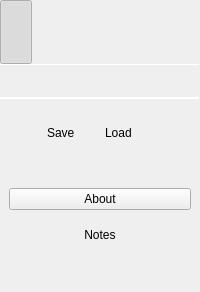
     <widget class="scopy::gui::MenuAnim" name="menuAnimMenu" native="true">
      <property name="sizePolicy">
       <sizepolicy hsizetype="Fixed" vsizetype="Preferred">
        <horstretch>0</horstretch>
        <verstretch>0</verstretch>
       </sizepolicy>
      </property>
      <property name="minimumSize">
       <size>
        <width>64</width>
        <height>0</height>
       </size>
      </property>
      <property name="styleSheet">
       <string notr="true"/>
      </property>
      <layout class="QVBoxLayout" name="verticalLayout">
       <property name="spacing">
        <number>0</number>
       </property>
       <property name="leftMargin">
        <number>0</number>
       </property>
       <property name="topMargin">
        <number>0</number>
       </property>
       <property name="rightMargin">
        <number>0</number>
       </property>
       <item>
        <widget class="QWidget" name="menuControl" native="true">
         <property name="sizePolicy">
          <sizepolicy hsizetype="Preferred" vsizetype="Fixed">
           <horstretch>0</horstretch>
           <verstretch>0</verstretch>
          </sizepolicy>
         </property>
         <property name="autoFillBackground">
          <bool>false</bool>
         </property>
         <property name="tool_launcher_custom_widget" stdset="0">
          <bool>true</bool>
         </property>
         <layout class="QHBoxLayout" name="horizontalLayout_8">
          <property name="spacing">
           <number>15</number>
          </property>
          <property name="leftMargin">
           <number>0</number>
          </property>
          <property name="topMargin">
           <number>0</number>
          </property>
          <property name="rightMargin">
           <number>0</number>
          </property>
          <property name="bottomMargin">
           <number>0</number>
          </property>
          <item>
           <widget class="QPushButton" name="btnMenu">
            <property name="minimumSize">
             <size>
              <width>32</width>
              <height>64</height>
             </size>
            </property>
            <property name="maximumSize">
             <size>
              <width>32</width>
              <height>64</height>
             </size>
            </property>
            <property name="text">
             <string/>
            </property>
            <property name="iconSize">
             <size>
              <width>32</width>
              <height>32</height>
             </size>
            </property>
            <property name="checkable">
             <bool>true</bool>
            </property>
            <property name="checked">
             <bool>true</bool>
            </property>
            <property name="flat">
             <bool>true</bool>
            </property>
            <property name="tool_launcher_custom_widget" stdset="0">
             <bool>true</bool>
            </property>
            <property name="menu_icon" stdset="0">
             <bool>true</bool>
            </property>
           </widget>
          </item>
          <item>
           <widget class="QWidget" name="widget_2" native="true">
            <property name="sizePolicy">
             <sizepolicy hsizetype="Minimum" vsizetype="Fixed">
              <horstretch>0</horstretch>
              <verstretch>0</verstretch>
             </sizepolicy>
            </property>
            <property name="minimumSize">
             <size>
              <width>0</width>
              <height>0</height>
             </size>
            </property>
            <property name="maximumSize">
             <size>
              <width>16777215</width>
              <height>64</height>
             </size>
            </property>
            <property name="scopy_logo" stdset="0">
             <bool>true</bool>
            </property>
           </widget>
          </item>
          <item>
           <spacer name="horizontalSpacer_3">
            <property name="orientation">
             <enum>Qt::Horizontal</enum>
            </property>
            <property name="sizeType">
             <enum>QSizePolicy::Fixed</enum>
            </property>
            <property name="sizeHint" stdset="0">
             <size>
              <width>32</width>
              <height>20</height>
             </size>
            </property>
           </spacer>
          </item>
         </layout>
        </widget>
       </item>
       <item>
        <widget class="Line" name="line_3">
         <property name="minimumSize">
          <size>
           <width>0</width>
           <height>1</height>
          </size>
         </property>
         <property name="maximumSize">
          <size>
           <width>16777215</width>
           <height>1</height>
          </size>
         </property>
         <property name="frameShadow">
          <enum>QFrame::Sunken</enum>
         </property>
         <property name="lineWidth">
          <number>1</number>
         </property>
         <property name="orientation">
          <enum>Qt::Horizontal</enum>
         </property>
         <property name="line_separator" stdset="0">
          <bool>true</bool>
         </property>
        </widget>
       </item>
       <item>
        <widget class="QWidget" name="home" native="true">
         <property name="sizePolicy">
          <sizepolicy hsizetype="Preferred" vsizetype="Fixed">
           <horstretch>0</horstretch>
           <verstretch>0</verstretch>
          </sizepolicy>
         </property>
         <property name="maximumSize">
          <size>
           <width>16777215</width>
           <height>16777215</height>
          </size>
         </property>
         <property name="tool_launcher_custom_widget" stdset="0">
          <bool>true</bool>
         </property>
         <layout class="QHBoxLayout" name="horizontalLayout_7">
          <property name="spacing">
           <number>2</number>
          </property>
          <property name="leftMargin">
           <number>6</number>
          </property>
          <property name="topMargin">
           <number>0</number>
          </property>
          <property name="rightMargin">
           <number>2</number>
          </property>
          <property name="bottomMargin">
           <number>0</number>
          </property>
          <item>
           <widget class="QPushButton" name="btnHome">
            <property name="sizePolicy">
             <sizepolicy hsizetype="Minimum" vsizetype="Minimum">
              <horstretch>0</horstretch>
              <verstretch>0</verstretch>
             </sizepolicy>
            </property>
            <property name="minimumSize">
             <size>
              <width>32</width>
              <height>32</height>
             </size>
            </property>
            <property name="maximumSize">
             <size>
              <width>16777215</width>
              <height>16777215</height>
             </size>
            </property>
            <property name="iconSize">
             <size>
              <width>32</width>
              <height>32</height>
             </size>
            </property>
            <property name="checkable">
             <bool>true</bool>
            </property>
            <property name="flat">
             <bool>true</bool>
            </property>
            <property name="tool_launcher_custom_widget" stdset="0">
             <bool>true</bool>
            </property>
            <attribute name="buttonGroup">
             <string notr="true">buttonGroup_2</string>
            </attribute>
           </widget>
          </item>
          <item>
           <spacer name="horizontalSpacer">
            <property name="orientation">
             <enum>Qt::Horizontal</enum>
            </property>
            <property name="sizeType">
             <enum>QSizePolicy::Fixed</enum>
            </property>
            <property name="sizeHint" stdset="0">
             <size>
              <width>32</width>
              <height>0</height>
             </size>
            </property>
           </spacer>
          </item>
         </layout>
        </widget>
       </item>
       <item>
        <widget class="Line" name="line_2">
         <property name="minimumSize">
          <size>
           <width>0</width>
           <height>1</height>
          </size>
         </property>
         <property name="maximumSize">
          <size>
           <width>16777215</width>
           <height>1</height>
          </size>
         </property>
         <property name="frameShadow">
          <enum>QFrame::Sunken</enum>
         </property>
         <property name="orientation">
          <enum>Qt::Horizontal</enum>
         </property>
         <property name="line_separator" stdset="0">
          <bool>true</bool>
         </property>
        </widget>
       </item>
       <item>
        <widget class="QWidget" name="menuContainer" native="true">
         <layout class="QVBoxLayout" name="menuContainerLayout">
          <property name="spacing">
           <number>0</number>
          </property>
          <property name="leftMargin">
           <number>0</number>
          </property>
          <property name="topMargin">
           <number>0</number>
          </property>
          <property name="rightMargin">
           <number>0</number>
          </property>
          <property name="bottomMargin">
           <number>0</number>
          </property>
         </layout>
        </widget>
       </item>
       <item>
        <widget class="Line" name="line">
         <property name="minimumSize">
          <size>
           <width>0</width>
           <height>1</height>
          </size>
         </property>
         <property name="maximumSize">
          <size>
           <width>16777215</width>
           <height>1</height>
          </size>
         </property>
         <property name="frameShadow">
          <enum>QFrame::Sunken</enum>
         </property>
         <property name="orientation">
          <enum>Qt::Horizontal</enum>
         </property>
         <property name="line_separator" stdset="0">
          <bool>true</bool>
         </property>
        </widget>
       </item>
       <item>
        <spacer name="horizontalSpacer_10">
         <property name="orientation">
          <enum>Qt::Horizontal</enum>
         </property>
         <property name="sizeType">
          <enum>QSizePolicy::Fixed</enum>
         </property>
         <property name="sizeHint" stdset="0">
          <size>
           <width>200</width>
           <height>20</height>
          </size>
         </property>
        </spacer>
       </item>
       <item>
        <widget class="QWidget" name="widgetSaveLoad" native="true">
         <property name="sizePolicy">
          <sizepolicy hsizetype="Preferred" vsizetype="Fixed">
           <horstretch>0</horstretch>
           <verstretch>0</verstretch>
          </sizepolicy>
         </property>
         <property name="maximumSize">
          <size>
           <width>200</width>
           <height>16777215</height>
          </size>
         </property>
         <layout class="QVBoxLayout" name="verticalLayout_5">
          <property name="spacing">
           <number>0</number>
          </property>
          <property name="leftMargin">
           <number>0</number>
          </property>
          <property name="topMargin">
           <number>0</number>
          </property>
          <property name="rightMargin">
           <number>0</number>
          </property>
          <property name="bottomMargin">
           <number>0</number>
          </property>
          <item>
           <layout class="QHBoxLayout" name="hLayout_4">
            <property name="spacing">
             <number>2</number>
            </property>
            <property name="leftMargin">
             <number>10</number>
            </property>
            <property name="rightMargin">
             <number>10</number>
            </property>
            <item>
             <widget class="QWidget" name="widgetSave" native="true">
              <property name="enabled">
               <bool>true</bool>
              </property>
              <property name="maximumSize">
               <size>
                <width>16777215</width>
                <height>16777215</height>
               </size>
              </property>
              <property name="tool_launcher_custom_widget" stdset="0">
               <bool>true</bool>
              </property>
              <layout class="QHBoxLayout" name="horizontalLayout_5">
               <property name="spacing">
                <number>4</number>
               </property>
               <property name="leftMargin">
                <number>0</number>
               </property>
               <property name="topMargin">
                <number>3</number>
               </property>
               <property name="rightMargin">
                <number>0</number>
               </property>
               <property name="bottomMargin">
                <number>3</number>
               </property>
               <item>
                <spacer name="hSpacer_12">
                 <property name="orientation">
                  <enum>Qt::Horizontal</enum>
                 </property>
                 <property name="sizeType">
                  <enum>QSizePolicy::Preferred</enum>
                 </property>
                 <property name="sizeHint" stdset="0">
                  <size>
                   <width>40</width>
                   <height>20</height>
                  </size>
                 </property>
                </spacer>
               </item>
               <item>
                <widget class="QPushButton" name="btnSave">
                 <property name="enabled">
                  <bool>true</bool>
                 </property>
                 <property name="sizePolicy">
                  <sizepolicy hsizetype="Preferred" vsizetype="Preferred">
                   <horstretch>0</horstretch>
                   <verstretch>0</verstretch>
                  </sizepolicy>
                 </property>
                 <property name="maximumSize">
                  <size>
                   <width>20</width>
                   <height>16777215</height>
                  </size>
                 </property>
                 <property name="styleSheet">
                  <string notr="true"/>
                 </property>
                 <property name="text">
                  <string/>
                 </property>
                 <property name="flat">
                  <bool>true</bool>
                 </property>
                 <property name="save_logo" stdset="0">
                  <bool>true</bool>
                 </property>
                </widget>
               </item>
               <item>
                <widget class="QLabel" name="lblSave">
                 <property name="sizePolicy">
                  <sizepolicy hsizetype="Fixed" vsizetype="Preferred">
                   <horstretch>0</horstretch>
                   <verstretch>0</verstretch>
                  </sizepolicy>
                 </property>
                 <property name="maximumSize">
                  <size>
                   <width>16777215</width>
                   <height>16777215</height>
                  </size>
                 </property>
                 <property name="text">
                  <string>Save</string>
                 </property>
                </widget>
               </item>
               <item>
                <spacer name="hSpacer_6">
                 <property name="orientation">
                  <enum>Qt::Horizontal</enum>
                 </property>
                 <property name="sizeType">
                  <enum>QSizePolicy::Preferred</enum>
                 </property>
                 <property name="sizeHint" stdset="0">
                  <size>
                   <width>40</width>
                   <height>20</height>
                  </size>
                 </property>
                </spacer>
               </item>
              </layout>
             </widget>
            </item>
            <item>
             <widget class="QWidget" name="widgetLoad" native="true">
              <property name="enabled">
               <bool>true</bool>
              </property>
              <property name="maximumSize">
               <size>
                <width>16777215</width>
                <height>16777215</height>
               </size>
              </property>
              <property name="tool_launcher_custom_widget" stdset="0">
               <bool>true</bool>
              </property>
              <layout class="QHBoxLayout" name="horizontalLayout_6">
               <property name="spacing">
                <number>4</number>
               </property>
               <property name="leftMargin">
                <number>0</number>
               </property>
               <property name="topMargin">
                <number>3</number>
               </property>
               <property name="rightMargin">
                <number>0</number>
               </property>
               <property name="bottomMargin">
                <number>3</number>
               </property>
               <item>
                <spacer name="hSpacer_11">
                 <property name="orientation">
                  <enum>Qt::Horizontal</enum>
                 </property>
                 <property name="sizeType">
                  <enum>QSizePolicy::Preferred</enum>
                 </property>
                 <property name="sizeHint" stdset="0">
                  <size>
                   <width>40</width>
                   <height>20</height>
                  </size>
                 </property>
                </spacer>
               </item>
               <item>
                <widget class="QLabel" name="lblLoad">
                 <property name="sizePolicy">
                  <sizepolicy hsizetype="Fixed" vsizetype="Preferred">
                   <horstretch>0</horstretch>
                   <verstretch>0</verstretch>
                  </sizepolicy>
                 </property>
                 <property name="maximumSize">
                  <size>
                   <width>16777215</width>
                   <height>16777215</height>
                  </size>
                 </property>
                 <property name="text">
                  <string>Load</string>
                 </property>
                </widget>
               </item>
               <item>
                <widget class="QPushButton" name="btnLoad">
                 <property name="sizePolicy">
                  <sizepolicy hsizetype="Preferred" vsizetype="Preferred">
                   <horstretch>0</horstretch>
                   <verstretch>0</verstretch>
                  </sizepolicy>
                 </property>
                 <property name="minimumSize">
                  <size>
                   <width>0</width>
                   <height>0</height>
                  </size>
                 </property>
                 <property name="maximumSize">
                  <size>
                   <width>16777215</width>
                   <height>12312313</height>
                  </size>
                 </property>
                 <property name="styleSheet">
                  <string notr="true"/>
                 </property>
                 <property name="text">
                  <string/>
                 </property>
                 <property name="flat">
                  <bool>true</bool>
                 </property>
                 <property name="load_logo" stdset="0">
                  <bool>true</bool>
                 </property>
                </widget>
               </item>
               <item>
                <spacer name="hSpacer_8">
                 <property name="orientation">
                  <enum>Qt::Horizontal</enum>
                 </property>
                 <property name="sizeType">
                  <enum>QSizePolicy::Preferred</enum>
                 </property>
                 <property name="sizeHint" stdset="0">
                  <size>
                   <width>40</width>
                   <height>20</height>
                  </size>
                 </property>
                </spacer>
               </item>
              </layout>
             </widget>
            </item>
           </layout>
          </item>
         </layout>
         <zorder></zorder>
        </widget>
       </item>
       <item>
        <widget class="QWidget" name="widgetPreference" native="true">
         <property name="sizePolicy">
          <sizepolicy hsizetype="Preferred" vsizetype="Fixed">
           <horstretch>0</horstretch>
           <verstretch>0</verstretch>
          </sizepolicy>
         </property>
         <property name="minimumSize">
          <size>
           <width>0</width>
           <height>0</height>
          </size>
         </property>
         <property name="maximumSize">
          <size>
           <width>200</width>
           <height>16777215</height>
          </size>
         </property>
         <property name="tool_launcher_custom_widget" stdset="0">
          <bool>true</bool>
         </property>
         <layout class="QHBoxLayout" name="horizontalLayout_9">
          <property name="spacing">
           <number>0</number>
          </property>
          <property name="leftMargin">
           <number>0</number>
          </property>
          <property name="topMargin">
           <number>0</number>
          </property>
          <property name="rightMargin">
           <number>0</number>
          </property>
          <property name="bottomMargin">
           <number>0</number>
          </property>
          <item>
           <layout class="QHBoxLayout" name="hLayout_2">
            <property name="leftMargin">
             <number>10</number>
            </property>
            <property name="topMargin">
             <number>0</number>
            </property>
            <property name="rightMargin">
             <number>10</number>
            </property>
            <item>
             <spacer name="hSpacer_13">
              <property name="orientation">
               <enum>Qt::Horizontal</enum>
              </property>
              <property name="sizeType">
               <enum>QSizePolicy::Preferred</enum>
              </property>
              <property name="sizeHint" stdset="0">
               <size>
                <width>25</width>
                <height>20</height>
               </size>
              </property>
             </spacer>
            </item>
            <item>
             <widget class="QPushButton" name="btnPref">
              <property name="sizePolicy">
               <sizepolicy hsizetype="Minimum" vsizetype="Minimum">
                <horstretch>0</horstretch>
                <verstretch>0</verstretch>
               </sizepolicy>
              </property>
              <property name="minimumSize">
               <size>
                <width>32</width>
                <height>32</height>
               </size>
              </property>
              <property name="maximumSize">
               <size>
                <width>16777215</width>
                <height>16777215</height>
               </size>
              </property>
              <property name="styleSheet">
               <string notr="true">text-align: center;</string>
              </property>
              <property name="iconSize">
               <size>
                <width>64</width>
                <height>32</height>
               </size>
              </property>
              <property name="checkable">
               <bool>true</bool>
              </property>
              <property name="flat">
               <bool>true</bool>
              </property>
              <property name="tool_launcher_custom_widget" stdset="0">
               <bool>true</bool>
              </property>
              <property name="preferences_icon" stdset="0">
               <bool>true</bool>
              </property>
              <attribute name="buttonGroup">
               <string notr="true">buttonGroup_2</string>
              </attribute>
             </widget>
            </item>
            <item>
             <spacer name="hSpacer_9">
              <property name="orientation">
               <enum>Qt::Horizontal</enum>
              </property>
              <property name="sizeType">
               <enum>QSizePolicy::Preferred</enum>
              </property>
              <property name="sizeHint" stdset="0">
               <size>
                <width>25</width>
                <height>20</height>
               </size>
              </property>
             </spacer>
            </item>
           </layout>
          </item>
         </layout>
        </widget>
       </item>
       <item>
        <widget class="QWidget" name="widgetAbout" native="true">
         <property name="sizePolicy">
          <sizepolicy hsizetype="Preferred" vsizetype="Fixed">
           <horstretch>0</horstretch>
           <verstretch>0</verstretch>
          </sizepolicy>
         </property>
         <property name="maximumSize">
          <size>
           <width>200</width>
           <height>16777215</height>
          </size>
         </property>
         <property name="tool_launcher_custom_widget" stdset="0">
          <bool>true</bool>
         </property>
         <layout class="QHBoxLayout" name="horizontalLayout_12">
          <item>
           <widget class="QPushButton" name="btnAbout">
            <property name="styleSheet">
             <string notr="true">text-align:center</string>
            </property>
            <property name="text">
             <string>About</string>
            </property>
            <property name="tool_launcher_custom_widget" stdset="0">
             <bool>true</bool>
            </property>
           </widget>
          </item>
         </layout>
        </widget>
       </item>
       <item>
        <widget class="QWidget" name="widgetNotes" native="true">
         <property name="sizePolicy">
          <sizepolicy hsizetype="Preferred" vsizetype="Fixed">
           <horstretch>0</horstretch>
           <verstretch>0</verstretch>
          </sizepolicy>
         </property>
         <property name="minimumSize">
          <size>
           <width>0</width>
           <height>0</height>
          </size>
         </property>
         <property name="maximumSize">
          <size>
           <width>200</width>
           <height>16777215</height>
          </size>
         </property>
         <property name="tool_launcher_custom_widget" stdset="0">
          <bool>true</bool>
         </property>
         <layout class="QHBoxLayout" name="horizontalLayout_11">
          <property name="spacing">
           <number>0</number>
          </property>
          <property name="leftMargin">
           <number>0</number>
          </property>
          <property name="topMargin">
           <number>0</number>
          </property>
          <property name="rightMargin">
           <number>0</number>
          </property>
          <property name="bottomMargin">
           <number>0</number>
          </property>
          <item>
           <layout class="QHBoxLayout" name="hLayout_10">
            <property name="leftMargin">
             <number>10</number>
            </property>
            <property name="topMargin">
             <number>0</number>
            </property>
            <property name="rightMargin">
             <number>10</number>
            </property>
            <item>
             <spacer name="hSpacer_14">
              <property name="orientation">
               <enum>Qt::Horizontal</enum>
              </property>
              <property name="sizeHint" stdset="0">
               <size>
                <width>0</width>
                <height>0</height>
               </size>
              </property>
             </spacer>
            </item>
            <item>
             <widget class="QPushButton" name="btnNotes">
              <property name="sizePolicy">
               <sizepolicy hsizetype="Minimum" vsizetype="Minimum">
                <horstretch>0</horstretch>
                <verstretch>0</verstretch>
               </sizepolicy>
              </property>
              <property name="minimumSize">
               <size>
                <width>32</width>
                <height>32</height>
               </size>
              </property>
              <property name="text">
               <string>Notes</string>
              </property>
              <property name="checkable">
               <bool>true</bool>
              </property>
              <property name="flat">
               <bool>true</bool>
              </property>
              <property name="tool_launcher_custom_widget" stdset="0">
               <bool>true</bool>
              </property>
              <attribute name="buttonGroup">
               <string notr="true">buttonGroup_2</string>
              </attribute>
             </widget>
            </item>
            <item>
             <spacer name="hSpacer_15">
              <property name="orientation">
               <enum>Qt::Horizontal</enum>
              </property>
              <property name="sizeHint" stdset="0">
               <size>
                <width>0</width>
                <height>0</height>
               </size>
              </property>
             </spacer>
            </item>
           </layout>
          </item>
         </layout>
        </widget>
       </item>
       <item>
        <layout class="QHBoxLayout" name="hLayoutAnalogLogo">
         <property name="spacing">
          <number>0</number>
         </property>
         <item>
          <widget class="QWidget" name="widgetLogo" native="true">
           <property name="enabled">
            <bool>false</bool>
           </property>
           <property name="sizePolicy">
            <sizepolicy hsizetype="Minimum" vsizetype="Minimum">
             <horstretch>0</horstretch>
             <verstretch>0</verstretch>
            </sizepolicy>
           </property>
           <property name="minimumSize">
            <size>
             <width>32</width>
             <height>30</height>
            </size>
           </property>
           <property name="maximumSize">
            <size>
             <width>104</width>
             <height>30</height>
            </size>
           </property>
           <property name="adi_logo" stdset="0">
            <bool>true</bool>
           </property>
          </widget>
         </item>
         <item>
          <spacer name="hSpacer_4">
           <property name="orientation">
            <enum>Qt::Horizontal</enum>
           </property>
           <property name="sizeType">
            <enum>QSizePolicy::Fixed</enum>
           </property>
           <property name="sizeHint" stdset="0">
            <size>
             <width>32</width>
             <height>0</height>
            </size>
           </property>
          </spacer>
         </item>
        </layout>
       </item>
      </layout>
     </widget>
